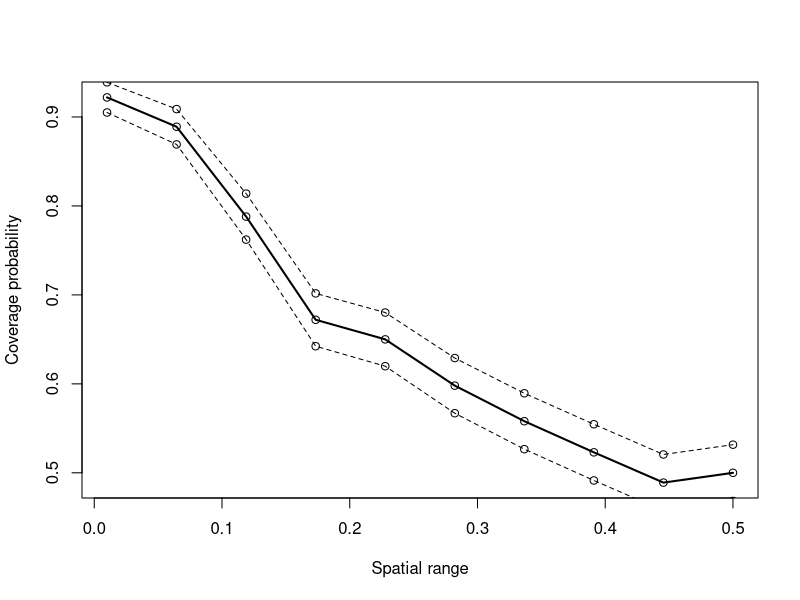

R code for this plot:
## ---- chunk 1

knitr::opts_chunk$set(fig.width=6, fig.height=4, fig.path='Figs/',  warning=FALSE, message=FALSE, results='hide')
rm(list=ls())
library(fields)
library(mvtnorm)
## ---- chunk 2

# Simulation study to investigate the effect of not accounting for 
# residual spatial dependence in spatial regression 

n.obs<-100
n.datasets<-100
beta<-0.1


COVER<-rep(0,n.datasets)

for(rep in 1:n.datasets){

 #Generage data:
 x<-rnorm(n.obs, mean=0)
 y<-rnorm(n.obs, mean=x*beta)
 x<-as.vector(x)
 y<-as.vector(y)

 #Fit OLS regression
 fit<-lm(y~x)
 beta_hat<-summary(fit)$coef[2,1]
 beta_se<-summary(fit)$coef[2,2]

 #Determine if the true beta is contained in the 
 #95% interval
 COVER[rep]<- beta > beta_hat-1.96*beta_se &
              beta < beta_hat+1.96*beta_se
}

print("Empirical coverage of 95% intervals")
print(mean(COVER))

# Now impose spatial correlation on the observations


nugget<-0
partial_sill<-1
range<-0.05


COVER<-rep(0,n.datasets)

for(rep in 1:n.datasets){
 
 #Generage data:
 s<-cbind(runif(n.obs),runif(n.obs))
 d<-rdist(s)
 COR<-exp(-d/range)
 C<-partial_sill*COR + nugget*diag(n.obs)
 x<-rmvnorm(1,rep(0,n.obs),C)
 y<-rmvnorm(1,x*beta,C)
 x<-as.vector(x)
 y<-as.vector(y)

 #Fit OLS regression
 fit<-lm(y~x)
 beta_hat<-summary(fit)$coef[2,1]
 beta_se<-summary(fit)$coef[2,2]

 #Determine if the true beta is contained in the 
 #95% interval
 COVER[rep]<- beta > beta_hat-1.96*beta_se &
              beta < beta_hat+1.96*beta_se
}
print("Empirical coverage of 95% intervals")
print(mean(COVER))



#Repeat the same experiment for several different spatial ranges

n.datasets<-1000
range<-seq(0.01,0.5,length=10)
COVER<-matrix(0,n.datasets,10)

for(j in 1:10){for(rep in 1:n.datasets){
 s<-cbind(runif(n.obs),runif(n.obs))
 d<-rdist(s)
 COR<-exp(-d/range[j])
 C<-partial_sill*COR + nugget*diag(n.obs)
 x<-rmvnorm(1,rep(0,n.obs),C)
 y<-rmvnorm(1,x*beta,C)
 x<-as.vector(x)
 y<-as.vector(y)
 fit<-lm(y~x)

 beta_hat<-summary(fit)$coef[2,1]
 beta_se<-summary(fit)$coef[2,2]

 COVER[rep,j]<- beta > beta_hat-1.96*beta_se &
                beta < beta_hat+1.96*beta_se
}}

#Empirical coverage for each range:
CP<-colMeans(COVER)
#Monte Carlo estimate of the error in CP
SE<-sqrt(CP*(1-CP)/n.datasets)


#Plot estimated coverage with errors
plot(range,CP,xlab="Spatial range",ylab="Coverage probability")
lines(range,CP,lwd=2)

points(range,CP-2*SE)
lines(range,CP-2*SE,lty=2)
points(range,CP+2*SE)
lines(range,CP+2*SE,lty=2)
